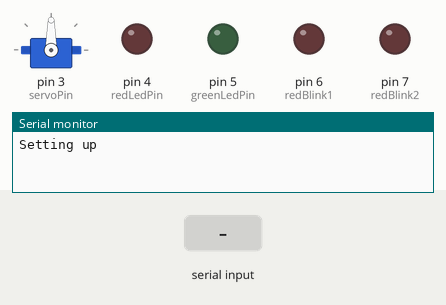
Bench run of a sketch on a simulated Arduino Uno, built with avr-gcc and run on an emulated ATmega328P. Parts: servo, output pins drawn as LEDs (lit = HIGH), the last lines printed to the serial monitor. The inputs (shaded band) are chosen by the test bench.

Above: at 1.2 s.
1.3 s: "servo:90\n" received over Serial
At 3.37 s:
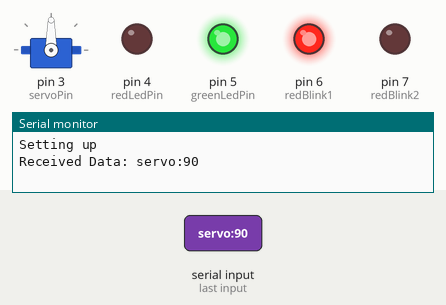
4.3 s: "servo:,45\n" received over Serial
At 7.0 s:
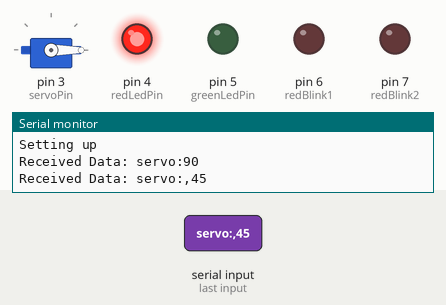
7.3 s: "servo:90\n" received over Serial
At 9.37 s:
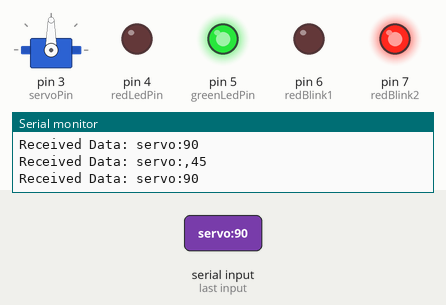
10.3 s: "servo:\n" received over Serial
At 10.89 s:
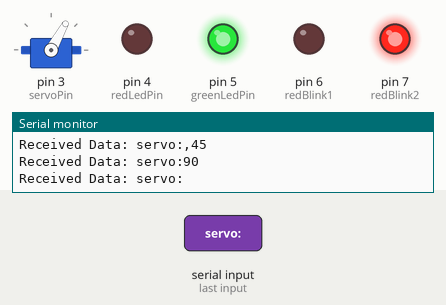
Timing chart, 0 to 13.6 s (numbered marks = the images above; inputs shaded):
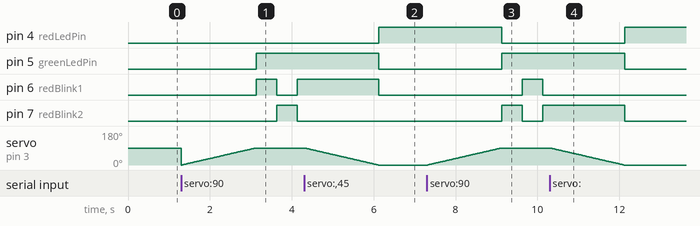

The sketch:

UNOCode.ino
```cpp
#include <Servo.h>

Servo myServo;
const int servoPin = 3;    // Servo control pin

const int redLedPin = 4;   // Red LED when servo is at 0°
const int greenLedPin = 5; // Green LED when servo is at 90°
const int redBlink1 = 6;   // First blinking red LED
const int redBlink2 = 7;   // Second blinking red LED

String receivedData = "";
int currentAngle = 0; // Stores the servo's current position
bool blinkState = false; // Keeps track of blinking state
unsigned long previousMillis = 0;
const int blinkInterval = 500; // Blinking interval in milliseconds

void setup() {
  myServo.attach(servoPin);
  pinMode(redLedPin, OUTPUT);
  pinMode(greenLedPin, OUTPUT);
  pinMode(redBlink1, OUTPUT);
  pinMode(redBlink2, OUTPUT);

  Serial.begin(115200);
  Serial.println("Setting up");
}

void loop() {
  handleSerialInput();
  handleBlinking(); // Keeps the LEDs blinking independently
}

// Handle incoming serial data
void handleSerialInput() {
  while (Serial.available()) {
    char incomingByte = Serial.read();

    if (incomingByte == '\n') {
      processCommand(receivedData);
      receivedData = "";
    } else {
      receivedData += incomingByte;
    }
  }
}

// Process incoming commands
void processCommand(String command) {
  Serial.print("Received Data: ");
  Serial.println(command);

  if (command.startsWith("servo:")) {
    int targetAngle = command.substring(6).toInt();
    targetAngle = constrain(targetAngle, 0, 180);
    moveServoSlowly(targetAngle);
    updateLEDs(targetAngle);
  }
}

// Slowly move the servo to the target angle
void moveServoSlowly(int targetAngle) {
  if (targetAngle > currentAngle) {
    for (int angle = currentAngle; angle <= targetAngle; angle++) {
      myServo.write(angle);
      delay(20);
    }
  } else {
    for (int angle = currentAngle; angle >= targetAngle; angle--) {
      myServo.write(angle);
      delay(20);
    }
  }
  currentAngle = targetAngle;
}

// Update LED states based on servo position
void updateLEDs(int angle) {
  if (angle == 0) {
    digitalWrite(redLedPin, HIGH);
    digitalWrite(greenLedPin, LOW);
    digitalWrite(redBlink1, LOW);
    digitalWrite(redBlink2, LOW);
  }
  else if (angle == 90) {
    digitalWrite(redLedPin, LOW);
    digitalWrite(greenLedPin, HIGH);
  }
  else {
    digitalWrite(redLedPin, LOW);
    digitalWrite(greenLedPin, LOW);
  }
}

// Handle blinking LEDs independently
void handleBlinking() {
  unsigned long currentMillis = millis();

  // Blink red LEDs alternatively when the servo is at 90°
  if (currentAngle == 90) {
    if (currentMillis - previousMillis >= blinkInterval) {
      previousMillis = currentMillis;
      blinkState = !blinkState; // Toggle the state

      digitalWrite(redBlink1, blinkState ? HIGH : LOW);
      digitalWrite(redBlink2, blinkState ? LOW : HIGH);
    }
  } else {
    // Ensure blinking LEDs are OFF when not at 90°
    digitalWrite(redBlink1, LOW);
    digitalWrite(redBlink2, LOW);
  }
}
```

Measured:
- after the input at 1.3 s, pin 5 (greenLedPin): LOW → HIGH after 1.8 s; pin 6 (redBlink1): LOW → HIGH after 1.8 s, → LOW 0.50 s later, → HIGH 0.50 s later; pin 7 (redBlink2): LOW → HIGH after 2.3 s, → LOW 0.50 s later
- after the input at 4.3 s, pin 4 (redLedPin): LOW → HIGH after 1.8 s; pin 5 (greenLedPin): HIGH → LOW after 1.8 s; pin 7 (redBlink2): stops changing and stays LOW; servo on pin 3 (servoPin): moves from 90° to 0° over 1.8 s, starting at once
- after the input at 7.3 s, pin 4 (redLedPin): HIGH → LOW after 1.8 s; pin 5 (greenLedPin): LOW → HIGH after 1.8 s; pin 6 (redBlink1): LOW → HIGH after 2.3 s, → LOW 0.50 s later; pin 7 (redBlink2): LOW → HIGH after 1.8 s, → LOW 0.50 s later, → HIGH 0.50 s later; servo on pin 3 (servoPin): moves from 0° to 90° over 1.8 s, starting at once
- after the input at 10.3 s, pin 4 (redLedPin): LOW → HIGH after 1.8 s; pin 5 (greenLedPin): HIGH → LOW after 1.8 s; pin 6 (redBlink1): stops changing and stays LOW; servo on pin 3 (servoPin): moves from 90° to 0° over 1.8 s, starting at once
